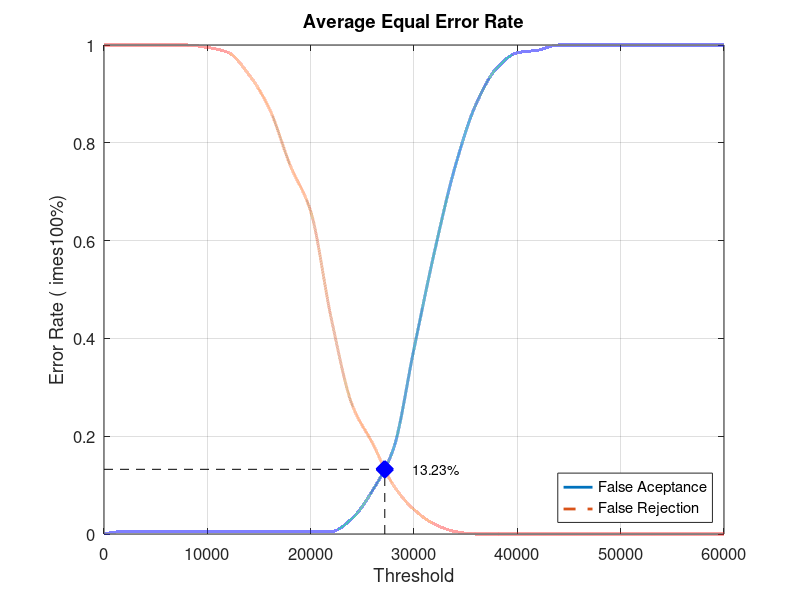
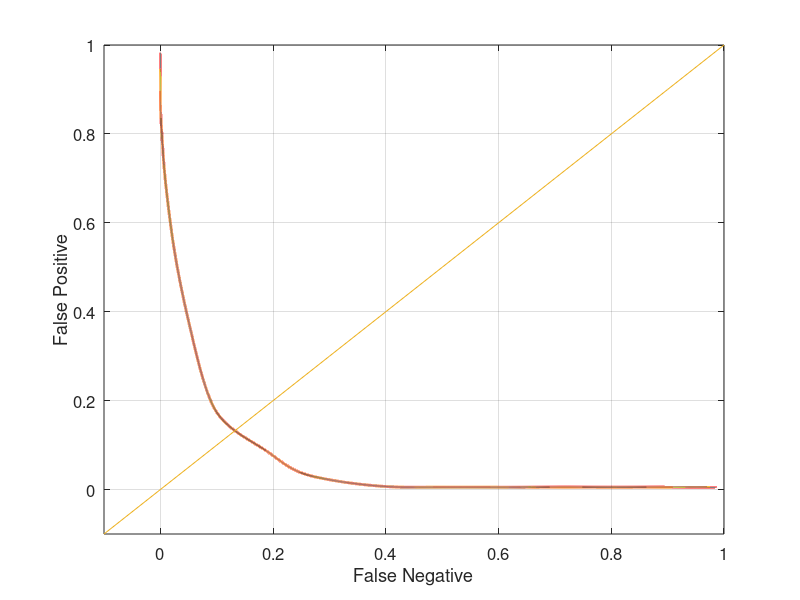

Recreate these plots in MATLAB, in order.
close all;
clear;
clc;
x = 0:2000:60000;
xq = 0:0.5:60000;

y0 = [0 0.00526316 0.00526316 0.00526316 0.00526316 0.00526316 0.00526316 0.00526316 0.00526316 0.00526316 0.00526316 0.00526316 0.0315789 0.0894737 0.173684 0.378947 0.578947 0.752632 0.878947 0.952632 0.984211 0.989474 1 1 1 1 1 1 1 1 1]
yy0 = interp1(x, y0, xq, 'pchip');
y1 = [1 1 1 1 1 0.995 0.985 0.94 0.87 0.755 0.66 0.44 0.265 0.185 0.1 0.05 0.02 0.005 0 0 0 0 0 0 0 0 0 0 0 0 0]
yy1 = interp1(x, y1, xq, 'pchip');

% Calculating EER: 
y2 = abs(y0 - y1);
find(y2 == min(y2))
yy2 = abs(yy0 - yy1);
xEER = find(yy2 == min(yy2));
xEERIndex = xq(xEER) % X-axis EER
yEER = yy0(xEER) % Y-axis EER

main = figure
plot(xq, yy0,'-','LineWidth', 2);	hold on
plot(xq, yy1,'--','LineWidth', 2);	hold on
plot([xEERIndex xEERIndex], [0 yEER], 'k--');	hold on
plot([0 xEERIndex], [yEER yEER], 'k--');	hold on
plot(xEERIndex, yEER, 'bx', 'LineWidth', 10);	hold on
text(xEERIndex + 10 * xEERIndex / 100, yEER, [num2str(round((10000 * yEER)) / 100) '%'])
legend('False Aceptance', 'False Rejection', 'Location', 'SouthEast')
xlabel('Threshold')
ylabel('Error Rate (	imes100%)')
title('Average Equal Error Rate')
set(gca, 'FontSize', 12)
axis([0 60000 0 1])
grid on

print(main, 'Database2_3Main', '-dpng');
FNRxFPR = figure('Color', [1 1 1]);
plot(yy1, yy0, '-', yy1, yy0, 'LineWidth', 2);
hold on
y = -0.1:0.1:1
plot(y, y); 
set(gca, 'FontSize', 12)
xlabel('False Negative')
ylabel('False Positive')
axis([-0.1 1 -0.1 1])
set(gca, 'FontSize', 12)
grid on

print(FNRxFPR, 'Database2_3FNRxFPR','-dpng');
